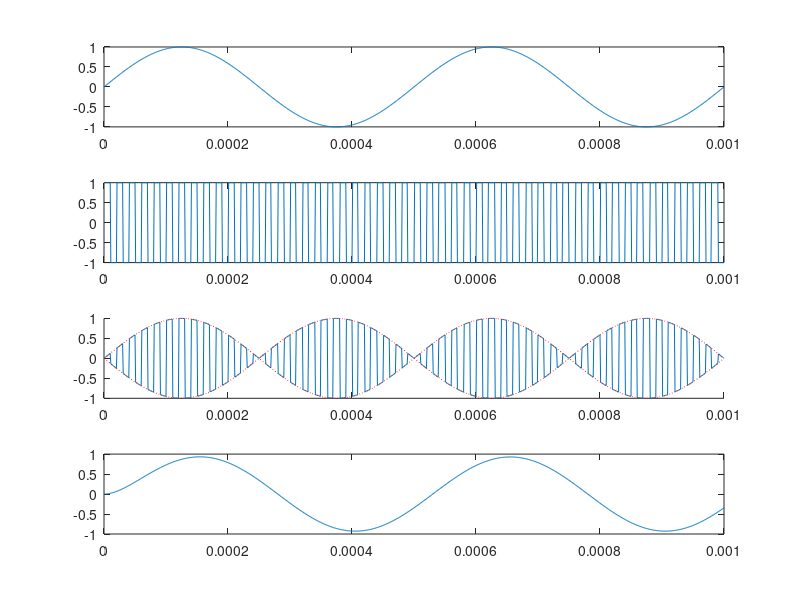

MATLAB code to generate this figure:
close all
clear all
clc
t =0:0.000001:.001;
Vm= 1;
Vc= 1;
fm = 2000;
fc= 50000;
m_t = Vm*sin(2*pi*fm*t);
subplot(4,1,1);
plot(t,m_t);
c_t = Vc*square(2*pi*fc*t);
subplot(4,1,2);
plot(t,c_t);
subplot(4,1,3);
s_t = m_t.*c_t;
hold on;
plot(t,s_t);
plot(t,m_t,'r:');
plot(t,-m_t,'r:');
hold off;
r = s_t.*c_t;
[b a] = butter(1,0.01);
mr= filter(b,a,r);
subplot(4,1,4);
plot(t,mr);